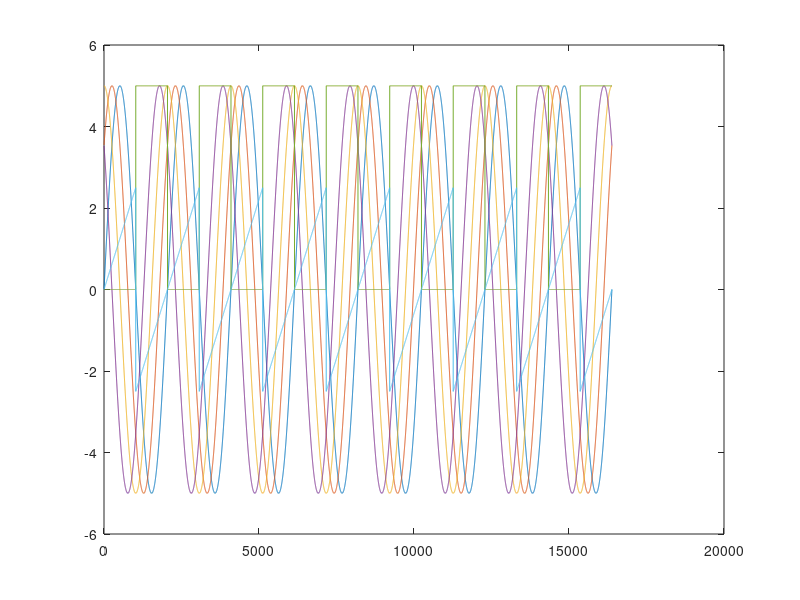
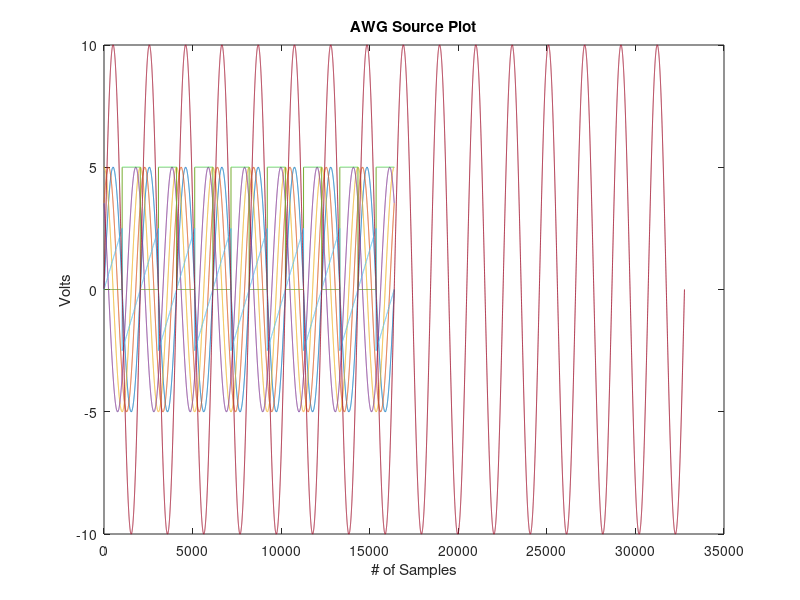

The MATLAB script that drew these images, in order:
%% initialise_demo.m
% Script that shows how to prepare some test signal sources for AWG.
%
% For those unfamilliar with MATLAB some example code is provided to save/load
% signals, scale signals to volts and generate some basic plots.

%% How to define UUT
global UUT
% Without DNS
UUT = '10.12.196.103'; % IP address of YOUR product, this is just an example.
% With DNS
UUT = 'acq1001_025';


%% Create some sine, square and sawtooth waves for demo.
% Saved to .mat files in ZIP file for convenience.
t = 1:16384;
x1 = 32768*sin(2*pi*(1/(16384/8))*t);
x2 = 32768*sin(2*pi*((1/(16384/8))*t)+pi/4);
x3 = 32768*sin(2*pi*((1/(16384/8))*t)+pi/2);
x4 = 32768*sin(2*pi*((1/(16384/8))*t)+3*pi/4);
saw=2*16384*( (t/(16384/8)) - floor( 0.5+(t/(16384/8)) ));
sq(1:1024)=0; sq(1025:2048)=1; sq=horzcat(sq,sq); sq=horzcat(sq,sq); sq=horzcat(sq,sq); sq=sq.*32768;


%% Transpose arrays (format D-TACQ cards prefer)
x1=x1';
x2=x2';
x3=x3';
x4=x4';
saw=saw';
sq=sq';


%% How to save/load your signals to file for easy retrieval in MATLAB
%SAVE
save('sin1.mat','-ascii','x1')
save('sin2.mat','-ascii','x2');
save('sin3.mat','-ascii','x3');
save('sin4.mat','-ascii','x4');
save('sq.mat','-ascii','sq');
save('half_saw.mat','-ascii','saw');

%LOAD
x1 = load('sin1.mat','-ascii','x1');
x2 = load('sin2.mat','-ascii','x2');
x3 = load('sin3.mat','-ascii','x3');
x4 = load('sin4.mat','-ascii','x4');
sq = load('sq.mat','-ascii','sq');
saw = load('half_saw.mat','-ascii','saw');


%% Scale to Volts (FOR LOCAL PLOTS ONLY, SEND RAW CODES TO UUT)
vsf = 10/2^16; % Voltage Scaling Factor

x1_volts = x1.*vsf;
x2_volts = x2.*vsf;
x3_volts = x3.*vsf;
x4_volts = x4.*vsf;
sq_volts = sq.*vsf;
saw_volts = saw.*vsf;


%% Plot multiple signals on one graph
% To do this in one command, all signals must be the same length and an
% index variable to plot against must be created.

index = 1:(length(x1));
fig1 = figure(1);
plot(index,x1_volts,index,x2_volts,index,x3_volts,index,x4_volts,index,sq_volts,index,saw_volts);
set(fig1,'units','normalized','outerposition',[0 0 1 1]); % MATLABs best approximation
shg % Show graph, brings figure window to fore

%%
% To do this over several commands, with signals of different lengths and
% amplitudes you can use the "hold all" command. This will plot successive
% plot commands onto the same figure.
x_big = 2.*x1_volts; x_big = vertcat(x_big, x_big);
sig_array = {x1_volts, x2_volts, x3_volts, x4_volts, sq_volts, saw_volts, x_big};

fig2 = figure(2);
hold all
for i=1:7
    plot(sig_array{i})
end

% These 3 lines resize the figure to a more suitable size
scrn = get(0,'ScreenSize');
pos1 = [0.1*scrn(3),0.1*scrn(4),0.8*scrn(3),0.8*scrn(4)];
set(fig2,'OuterPosition',pos1);

title('AWG Source Plot')
xlabel('# of Samples')
ylabel('Volts')
box on % Completes axes on North and East sides
shg

%close all % Closes all figure windows
%hold off  % Turns off HOLD